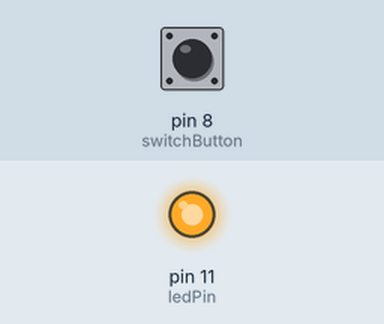
The sketch below on a simulated Arduino Uno, built with avr-gcc and run on an emulated ATmega328P. Shown: output pins drawn as LEDs (lit = HIGH). Inputs (shaded band) come from the test bench; at power-on: pin 8 (switchButton) HIGH.

Above: at 1.2 s.
1.3 s: pin 8 (switchButton) pulled LOW for 0.15 s
At 2.6 s:
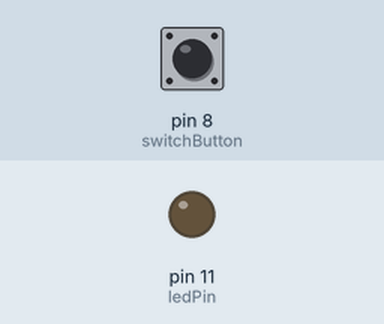
2.9 s: pin 8 (switchButton) pulled LOW for 1 s
At 5.1 s:
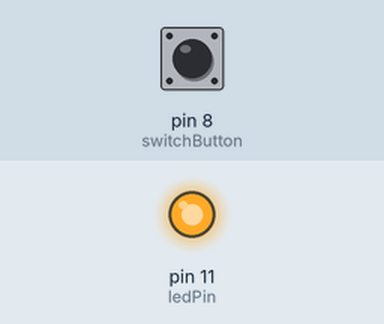
5.4 s: pin 8 (switchButton) pulled LOW for 3.2 s
At 9.9 s:
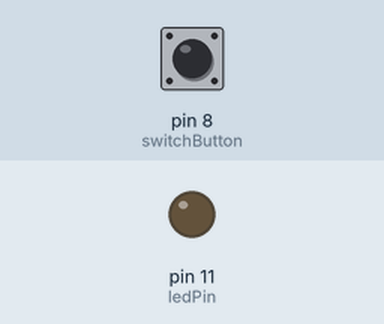
Timing chart, 0 to 11.4 s (numbered marks = the images above; inputs shaded):
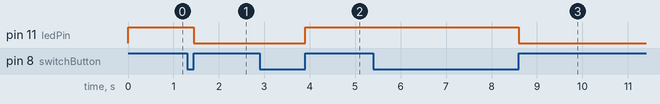

The sketch:

led_switchbutton.ino
```cpp
/*
 *  Title: Press button for turn on the led.
 *  Author: Fernando Homem da Costa
 */

/*Global variables*/
int switchButton = 8;
int ledPin = 11;
boolean stateButton = LOW;
boolean currentButton = LOW;
boolean stateLed = false;
long currentMillis = 0;

void setup() {
  // put your setup code here, to run once:
  //intialize
  pinMode(switchButton, INPUT);
  pinMode(ledPin, OUTPUT);
}

boolean debounce(boolean last){
    boolean current = digitalRead(switchButton);
    long localMillis = millis();
    if(last != current){
       if(localMillis - currentMillis >= 5){
          current = digitalRead(switchButton);
       }
      }
     return current;
  }

void loop() {
  // put your main code here, to run repeatedly:
  currentMillis = millis();
  currentButton = debounce(stateButton);

  if (stateButton == LOW && currentButton == HIGH) {
    stateLed = !stateLed;
  }
   stateButton = currentButton;
   digitalWrite(ledPin, stateLed);
}
```

Measured:
- after the input at 1.3 s, pin 11 (ledPin): HIGH → LOW after 0.15 s
- after the input at 2.9 s, pin 11 (ledPin): LOW → HIGH after 1.0 s
- after the input at 5.4 s, pin 11 (ledPin): HIGH → LOW after 3.2 s
